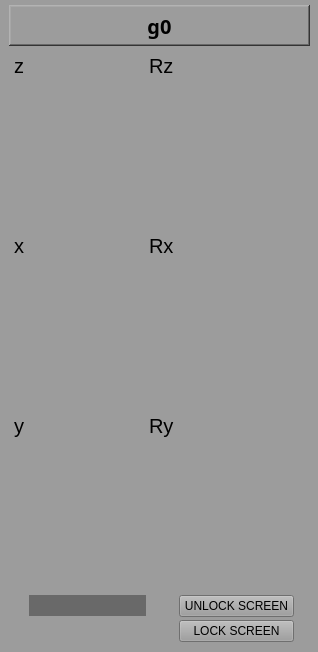
<?xml version="1.0" encoding="UTF-8"?>
<ui version="4.0">
 <class>MainWindow</class>
 <widget class="QMainWindow" name="MainWindow">
  <property name="geometry">
   <rect>
    <x>0</x>
    <y>0</y>
    <width>318</width>
    <height>652</height>
   </rect>
  </property>
  <property name="windowTitle">
   <string>Motot Controller</string>
  </property>
  <property name="styleSheet">
   <string notr="true">background-color: rgb(156, 156, 156);</string>
  </property>
  <widget class="QWidget" name="centralwidget">
   <widget class="caFrame" name="caframe">
    <property name="geometry">
     <rect>
      <x>-1</x>
      <y>0</y>
      <width>591</width>
      <height>811</height>
     </rect>
    </property>
    <widget class="caLabel" name="calabel_39">
     <property name="geometry">
      <rect>
       <x>150</x>
       <y>50</y>
       <width>31</width>
       <height>31</height>
      </rect>
     </property>
     <property name="font">
      <font>
       <pointsize>15</pointsize>
      </font>
     </property>
     <property name="text">
      <string>Rz</string>
     </property>
     <property name="alignment">
      <set>Qt::AlignLeading|Qt::AlignLeft|Qt::AlignVCenter</set>
     </property>
     <property name="foreground">
      <color>
       <red>0</red>
       <green>0</green>
       <blue>0</blue>
      </color>
     </property>
     <property name="background">
      <color alpha="0">
       <red>160</red>
       <green>160</green>
       <blue>164</blue>
      </color>
     </property>
    </widget>
    <widget class="caLabel" name="calabel_41">
     <property name="geometry">
      <rect>
       <x>150</x>
       <y>230</y>
       <width>31</width>
       <height>31</height>
      </rect>
     </property>
     <property name="font">
      <font>
       <pointsize>15</pointsize>
      </font>
     </property>
     <property name="text">
      <string>Rx</string>
     </property>
     <property name="alignment">
      <set>Qt::AlignLeading|Qt::AlignLeft|Qt::AlignVCenter</set>
     </property>
     <property name="foreground">
      <color>
       <red>0</red>
       <green>0</green>
       <blue>0</blue>
      </color>
     </property>
     <property name="background">
      <color alpha="0">
       <red>160</red>
       <green>160</green>
       <blue>164</blue>
      </color>
     </property>
    </widget>
    <widget class="caInclude" name="cainclude_4">
     <property name="geometry">
      <rect>
       <x>180</x>
       <y>420</y>
       <width>117</width>
       <height>173</height>
      </rect>
     </property>
     <property name="macro">
      <string notr="true">P=KOZ:,M=m6</string>
     </property>
     <property name="filename" stdset="0">
      <string notr="true">../motor/motor-v2.ui</string>
     </property>
    </widget>
    <widget class="caInclude" name="cainclude_5">
     <property name="geometry">
      <rect>
       <x>180</x>
       <y>60</y>
       <width>117</width>
       <height>173</height>
      </rect>
     </property>
     <property name="macro">
      <string notr="true">P=KOZ:,M=m4</string>
     </property>
     <property name="filename" stdset="0">
      <string notr="true">../motor/motor-v2.ui</string>
     </property>
    </widget>
    <widget class="caLabel" name="calabel">
     <property name="geometry">
      <rect>
       <x>10</x>
       <y>5</y>
       <width>301</width>
       <height>41</height>
      </rect>
     </property>
     <property name="font">
      <font>
       <family>Yu Mincho Demibold</family>
       <pointsize>15</pointsize>
       <weight>75</weight>
       <bold>true</bold>
      </font>
     </property>
     <property name="frameShape">
      <enum>QFrame::WinPanel</enum>
     </property>
     <property name="frameShadow">
      <enum>QFrame::Raised</enum>
     </property>
     <property name="lineWidth">
      <number>1</number>
     </property>
     <property name="midLineWidth">
      <number>1</number>
     </property>
     <property name="text">
      <string>g0</string>
     </property>
     <property name="alignment">
      <set>Qt::AlignCenter</set>
     </property>
     <property name="foreground">
      <color>
       <red>0</red>
       <green>0</green>
       <blue>0</blue>
      </color>
     </property>
     <property name="background">
      <color>
       <red>169</red>
       <green>209</green>
       <blue>239</blue>
      </color>
     </property>
    </widget>
    <widget class="caGraphics" name="cagraphics_2">
     <property name="geometry">
      <rect>
       <x>10</x>
       <y>50</y>
       <width>301</width>
       <height>596</height>
      </rect>
     </property>
     <property name="foreground">
      <color>
       <red>105</red>
       <green>105</green>
       <blue>105</blue>
      </color>
     </property>
     <property name="linestyle" stdset="0">
      <enum>caGraphics::Solid</enum>
     </property>
     <property name="fillstyle" stdset="0">
      <enum>caGraphics::Filled</enum>
     </property>
     <property name="lineSize">
      <number>2</number>
     </property>
     <property name="lineColor">
      <color>
       <red>0</red>
       <green>0</green>
       <blue>0</blue>
      </color>
     </property>
    </widget>
    <widget class="caInclude" name="cainclude_6">
     <property name="geometry">
      <rect>
       <x>180</x>
       <y>240</y>
       <width>117</width>
       <height>173</height>
      </rect>
     </property>
     <property name="macro">
      <string notr="true">P=KOZ:,M=m5</string>
     </property>
     <property name="filename" stdset="0">
      <string notr="true">../motor/motor-v2.ui</string>
     </property>
    </widget>
    <widget class="caInclude" name="cainclude_7">
     <property name="geometry">
      <rect>
       <x>30</x>
       <y>60</y>
       <width>117</width>
       <height>173</height>
      </rect>
     </property>
     <property name="macro">
      <string notr="true">P=KOZ:,M=m1</string>
     </property>
     <property name="filename" stdset="0">
      <string notr="true">../motor/motor-v2.ui</string>
     </property>
    </widget>
    <widget class="caInclude" name="cainclude_8">
     <property name="geometry">
      <rect>
       <x>30</x>
       <y>240</y>
       <width>117</width>
       <height>173</height>
      </rect>
     </property>
     <property name="macro">
      <string notr="true">P=KOZ:,M=m2</string>
     </property>
     <property name="filename" stdset="0">
      <string notr="true">../motor/motor-v2.ui</string>
     </property>
    </widget>
    <widget class="caInclude" name="cainclude_9">
     <property name="geometry">
      <rect>
       <x>30</x>
       <y>420</y>
       <width>117</width>
       <height>173</height>
      </rect>
     </property>
     <property name="macro">
      <string notr="true">P=KOZ:,M=m3</string>
     </property>
     <property name="filename" stdset="0">
      <string notr="true">../motor/motor-v2.ui</string>
     </property>
    </widget>
    <widget class="caLabel" name="calabel_42">
     <property name="geometry">
      <rect>
       <x>15</x>
       <y>230</y>
       <width>31</width>
       <height>31</height>
      </rect>
     </property>
     <property name="font">
      <font>
       <pointsize>15</pointsize>
      </font>
     </property>
     <property name="text">
      <string>x</string>
     </property>
     <property name="alignment">
      <set>Qt::AlignLeading|Qt::AlignLeft|Qt::AlignVCenter</set>
     </property>
     <property name="foreground">
      <color>
       <red>0</red>
       <green>0</green>
       <blue>0</blue>
      </color>
     </property>
     <property name="background">
      <color alpha="0">
       <red>160</red>
       <green>160</green>
       <blue>164</blue>
      </color>
     </property>
    </widget>
    <widget class="caLabel" name="calabel_43">
     <property name="geometry">
      <rect>
       <x>15</x>
       <y>410</y>
       <width>31</width>
       <height>31</height>
      </rect>
     </property>
     <property name="font">
      <font>
       <pointsize>15</pointsize>
      </font>
     </property>
     <property name="text">
      <string>y</string>
     </property>
     <property name="alignment">
      <set>Qt::AlignLeading|Qt::AlignLeft|Qt::AlignVCenter</set>
     </property>
     <property name="foreground">
      <color>
       <red>0</red>
       <green>0</green>
       <blue>0</blue>
      </color>
     </property>
     <property name="background">
      <color alpha="0">
       <red>160</red>
       <green>160</green>
       <blue>164</blue>
      </color>
     </property>
    </widget>
    <widget class="caLabel" name="calabel_44">
     <property name="geometry">
      <rect>
       <x>15</x>
       <y>50</y>
       <width>31</width>
       <height>31</height>
      </rect>
     </property>
     <property name="font">
      <font>
       <pointsize>15</pointsize>
      </font>
     </property>
     <property name="text">
      <string>z</string>
     </property>
     <property name="alignment">
      <set>Qt::AlignLeading|Qt::AlignLeft|Qt::AlignVCenter</set>
     </property>
     <property name="foreground">
      <color>
       <red>0</red>
       <green>0</green>
       <blue>0</blue>
      </color>
     </property>
     <property name="background">
      <color alpha="0">
       <red>160</red>
       <green>160</green>
       <blue>164</blue>
      </color>
     </property>
    </widget>
    <widget class="caLabel" name="calabel_45">
     <property name="geometry">
      <rect>
       <x>150</x>
       <y>410</y>
       <width>31</width>
       <height>31</height>
      </rect>
     </property>
     <property name="font">
      <font>
       <pointsize>15</pointsize>
      </font>
     </property>
     <property name="text">
      <string>Ry</string>
     </property>
     <property name="alignment">
      <set>Qt::AlignLeading|Qt::AlignLeft|Qt::AlignVCenter</set>
     </property>
     <property name="foreground">
      <color>
       <red>0</red>
       <green>0</green>
       <blue>0</blue>
      </color>
     </property>
     <property name="background">
      <color alpha="0">
       <red>160</red>
       <green>160</green>
       <blue>164</blue>
      </color>
     </property>
    </widget>
    <widget class="caInclude" name="cainclude_10">
     <property name="geometry">
      <rect>
       <x>30</x>
       <y>595</y>
       <width>117</width>
       <height>21</height>
      </rect>
     </property>
     <property name="styleSheet">
      <string notr="true">background-color: rgb(105, 105, 105);</string>
     </property>
     <property name="macro">
      <string notr="true">P=KOZ:,M1=m1,M2=m2,M3=m3,M4=m4,M5=m5,M6=m6</string>
     </property>
     <property name="filename" stdset="0">
      <string notr="true">../motor/motor_all_torque.ui</string>
     </property>
    </widget>
    <widget class="caMessageButton" name="camessagebutton">
     <property name="geometry">
      <rect>
       <x>180</x>
       <y>595</y>
       <width>115</width>
       <height>22</height>
      </rect>
     </property>
     <property name="text">
      <string>UNLOCK SCREEN</string>
     </property>
     <property name="foreground">
      <color>
       <red>255</red>
       <green>255</green>
       <blue>255</blue>
      </color>
     </property>
     <property name="background">
      <color>
       <red>0</red>
       <green>85</green>
       <blue>0</blue>
      </color>
     </property>
    </widget>
    <widget class="caMessageButton" name="camessagebutton_2">
     <property name="geometry">
      <rect>
       <x>180</x>
       <y>620</y>
       <width>115</width>
       <height>22</height>
      </rect>
     </property>
     <property name="text">
      <string>LOCK SCREEN</string>
     </property>
     <property name="foreground">
      <color>
       <red>255</red>
       <green>255</green>
       <blue>255</blue>
      </color>
     </property>
     <property name="background">
      <color>
       <red>255</red>
       <green>0</green>
       <blue>0</blue>
      </color>
     </property>
    </widget>
    <widget class="caLabel" name="calabel_2">
     <property name="geometry">
      <rect>
       <x>30</x>
       <y>420</y>
       <width>117</width>
       <height>173</height>
      </rect>
     </property>
     <property name="focusPolicy">
      <enum>Qt::StrongFocus</enum>
     </property>
     <property name="background">
      <color alpha="50">
       <red>255</red>
       <green>0</green>
       <blue>0</blue>
      </color>
     </property>
    </widget>
    <widget class="caLabel" name="calabel_3">
     <property name="geometry">
      <rect>
       <x>180</x>
       <y>420</y>
       <width>117</width>
       <height>173</height>
      </rect>
     </property>
     <property name="focusPolicy">
      <enum>Qt::StrongFocus</enum>
     </property>
     <property name="background">
      <color alpha="50">
       <red>255</red>
       <green>0</green>
       <blue>0</blue>
      </color>
     </property>
    </widget>
    <widget class="caLabel" name="calabel_4">
     <property name="geometry">
      <rect>
       <x>180</x>
       <y>240</y>
       <width>117</width>
       <height>173</height>
      </rect>
     </property>
     <property name="focusPolicy">
      <enum>Qt::StrongFocus</enum>
     </property>
     <property name="background">
      <color alpha="50">
       <red>255</red>
       <green>0</green>
       <blue>0</blue>
      </color>
     </property>
    </widget>
    <widget class="caLabel" name="calabel_5">
     <property name="geometry">
      <rect>
       <x>180</x>
       <y>60</y>
       <width>117</width>
       <height>173</height>
      </rect>
     </property>
     <property name="focusPolicy">
      <enum>Qt::StrongFocus</enum>
     </property>
     <property name="background">
      <color alpha="50">
       <red>255</red>
       <green>0</green>
       <blue>0</blue>
      </color>
     </property>
    </widget>
    <widget class="caLabel" name="calabel_6">
     <property name="geometry">
      <rect>
       <x>30</x>
       <y>60</y>
       <width>117</width>
       <height>173</height>
      </rect>
     </property>
     <property name="focusPolicy">
      <enum>Qt::StrongFocus</enum>
     </property>
     <property name="background">
      <color alpha="50">
       <red>255</red>
       <green>0</green>
       <blue>0</blue>
      </color>
     </property>
    </widget>
    <widget class="caLabel" name="calabel_7">
     <property name="geometry">
      <rect>
       <x>30</x>
       <y>240</y>
       <width>117</width>
       <height>173</height>
      </rect>
     </property>
     <property name="focusPolicy">
      <enum>Qt::StrongFocus</enum>
     </property>
     <property name="background">
      <color alpha="50">
       <red>255</red>
       <green>0</green>
       <blue>0</blue>
      </color>
     </property>
    </widget>
    <zorder>cagraphics_2</zorder>
    <zorder>calabel_39</zorder>
    <zorder>calabel_41</zorder>
    <zorder>calabel</zorder>
    <zorder>calabel_42</zorder>
    <zorder>calabel_43</zorder>
    <zorder>calabel_44</zorder>
    <zorder>calabel_45</zorder>
    <zorder>cainclude_10</zorder>
    <zorder>camessagebutton</zorder>
    <zorder>camessagebutton_2</zorder>
    <zorder>calabel_2</zorder>
    <zorder>calabel_3</zorder>
    <zorder>calabel_4</zorder>
    <zorder>calabel_5</zorder>
    <zorder>calabel_6</zorder>
    <zorder>calabel_7</zorder>
    <zorder>cainclude_7</zorder>
    <zorder>cainclude_5</zorder>
    <zorder>cainclude_6</zorder>
    <zorder>cainclude_8</zorder>
    <zorder>cainclude_9</zorder>
    <zorder>cainclude_4</zorder>
   </widget>
  </widget>
 </widget>
 <customwidgets>
  <customwidget>
   <class>caMessageButton</class>
   <extends>QPushButton</extends>
   <header>caMessageButton</header>
  </customwidget>
  <customwidget>
   <class>caFrame</class>
   <extends>QFrame</extends>
   <header>caFrame</header>
   <container>1</container>
  </customwidget>
  <customwidget>
   <class>caLabel</class>
   <extends>QLabel</extends>
   <header>caLabel</header>
  </customwidget>
  <customwidget>
   <class>caGraphics</class>
   <extends>QWidget</extends>
   <header>caGraphics</header>
  </customwidget>
  <customwidget>
   <class>caInclude</class>
   <extends>QWidget</extends>
   <header>caInclude</header>
  </customwidget>
 </customwidgets>
 <resources/>
 <connections>
  <connection>
   <sender>camessagebutton</sender>
   <signal>clicked(bool)</signal>
   <receiver>calabel_3</receiver>
   <slot>lower()</slot>
   <hints>
    <hint type="sourcelabel">
     <x>237</x>
     <y>616</y>
    </hint>
    <hint type="destinationlabel">
     <x>193</x>
     <y>582</y>
    </hint>
   </hints>
  </connection>
  <connection>
   <sender>camessagebutton</sender>
   <signal>clicked(bool)</signal>
   <receiver>calabel_4</receiver>
   <slot>lower()</slot>
   <hints>
    <hint type="sourcelabel">
     <x>236</x>
     <y>617</y>
    </hint>
    <hint type="destinationlabel">
     <x>338</x>
     <y>353</y>
    </hint>
   </hints>
  </connection>
  <connection>
   <sender>camessagebutton</sender>
   <signal>clicked(bool)</signal>
   <receiver>calabel_5</receiver>
   <slot>lower()</slot>
   <hints>
    <hint type="sourcelabel">
     <x>246</x>
     <y>619</y>
    </hint>
    <hint type="destinationlabel">
     <x>337</x>
     <y>192</y>
    </hint>
   </hints>
  </connection>
  <connection>
   <sender>camessagebutton</sender>
   <signal>clicked(bool)</signal>
   <receiver>calabel_2</receiver>
   <slot>lower()</slot>
   <hints>
    <hint type="sourcelabel">
     <x>231</x>
     <y>623</y>
    </hint>
    <hint type="destinationlabel">
     <x>36</x>
     <y>568</y>
    </hint>
   </hints>
  </connection>
  <connection>
   <sender>camessagebutton</sender>
   <signal>clicked(bool)</signal>
   <receiver>calabel_7</receiver>
   <slot>lower()</slot>
   <hints>
    <hint type="sourcelabel">
     <x>239</x>
     <y>618</y>
    </hint>
    <hint type="destinationlabel">
     <x>174</x>
     <y>344</y>
    </hint>
   </hints>
  </connection>
  <connection>
   <sender>camessagebutton</sender>
   <signal>clicked(bool)</signal>
   <receiver>calabel_6</receiver>
   <slot>lower()</slot>
   <hints>
    <hint type="sourcelabel">
     <x>239</x>
     <y>615</y>
    </hint>
    <hint type="destinationlabel">
     <x>169</x>
     <y>218</y>
    </hint>
   </hints>
  </connection>
  <connection>
   <sender>camessagebutton_2</sender>
   <signal>clicked(bool)</signal>
   <receiver>calabel_3</receiver>
   <slot>raise()</slot>
   <hints>
    <hint type="sourcelabel">
     <x>278</x>
     <y>649</y>
    </hint>
    <hint type="destinationlabel">
     <x>189</x>
     <y>572</y>
    </hint>
   </hints>
  </connection>
  <connection>
   <sender>camessagebutton_2</sender>
   <signal>clicked(bool)</signal>
   <receiver>calabel_4</receiver>
   <slot>raise()</slot>
   <hints>
    <hint type="sourcelabel">
     <x>300</x>
     <y>643</y>
    </hint>
    <hint type="destinationlabel">
     <x>342</x>
     <y>363</y>
    </hint>
   </hints>
  </connection>
  <connection>
   <sender>camessagebutton_2</sender>
   <signal>clicked(bool)</signal>
   <receiver>calabel_5</receiver>
   <slot>raise()</slot>
   <hints>
    <hint type="sourcelabel">
     <x>308</x>
     <y>652</y>
    </hint>
    <hint type="destinationlabel">
     <x>346</x>
     <y>221</y>
    </hint>
   </hints>
  </connection>
  <connection>
   <sender>camessagebutton_2</sender>
   <signal>clicked(bool)</signal>
   <receiver>calabel_2</receiver>
   <slot>raise()</slot>
   <hints>
    <hint type="sourcelabel">
     <x>289</x>
     <y>646</y>
    </hint>
    <hint type="destinationlabel">
     <x>41</x>
     <y>548</y>
    </hint>
   </hints>
  </connection>
  <connection>
   <sender>camessagebutton_2</sender>
   <signal>clicked(bool)</signal>
   <receiver>calabel_7</receiver>
   <slot>raise()</slot>
   <hints>
    <hint type="sourcelabel">
     <x>276</x>
     <y>648</y>
    </hint>
    <hint type="destinationlabel">
     <x>182</x>
     <y>309</y>
    </hint>
   </hints>
  </connection>
  <connection>
   <sender>camessagebutton_2</sender>
   <signal>clicked(bool)</signal>
   <receiver>calabel_6</receiver>
   <slot>raise()</slot>
   <hints>
    <hint type="sourcelabel">
     <x>290</x>
     <y>643</y>
    </hint>
    <hint type="destinationlabel">
     <x>166</x>
     <y>172</y>
    </hint>
   </hints>
  </connection>
 </connections>
</ui>
